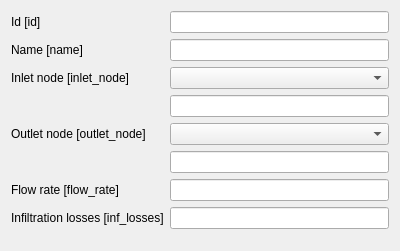
<?xml version="1.0" encoding="UTF-8"?>
<ui version="4.0">
 <class>Dialog</class>
 <widget class="QDialog" name="Dialog">
  <property name="geometry">
   <rect>
    <x>0</x>
    <y>0</y>
    <width>400</width>
    <height>251</height>
   </rect>
  </property>
  <property name="windowTitle">
   <string>Dialog</string>
  </property>
  <layout class="QGridLayout" name="gridLayout">
   <item row="6" column="1">
    <widget class="QLineEdit" name="flow_rate">
     <property name="toolTip">
      <string>The fraction of water conveyed from the inlet node</string>
     </property>
    </widget>
   </item>
   <item row="3" column="1">
    <widget class="QLineEdit" name="inlet_node">
     <property name="toolTip">
      <string>The feature id of the inlet node</string>
     </property>
    </widget>
   </item>
   <item row="7" column="0">
    <widget class="QLabel" name="inf_losses_LBL">
     <property name="toolTip">
      <string>The fraction of water lost along the link path</string>
     </property>
     <property name="text">
      <string>Infiltration losses [inf_losses]</string>
     </property>
    </widget>
   </item>
   <item row="7" column="1">
    <widget class="QLineEdit" name="inf_losses">
     <property name="toolTip">
      <string>The fraction of water lost along the link path</string>
     </property>
    </widget>
   </item>
   <item row="1" column="0">
    <widget class="QLabel" name="name_LBL">
     <property name="toolTip">
      <string>The name of the link</string>
     </property>
     <property name="text">
      <string>Name [name]</string>
     </property>
    </widget>
   </item>
   <item row="6" column="0">
    <widget class="QLabel" name="flow_rate_LBL">
     <property name="toolTip">
      <string>The fraction of water conveyed from the inlet node</string>
     </property>
     <property name="text">
      <string>Flow rate [flow_rate]</string>
     </property>
    </widget>
   </item>
   <item row="1" column="1">
    <widget class="QLineEdit" name="name">
     <property name="toolTip">
      <string>The name of the link</string>
     </property>
    </widget>
   </item>
   <item row="0" column="1">
    <widget class="QLineEdit" name="id">
     <property name="enabled">
      <bool>true</bool>
     </property>
     <property name="toolTip">
      <string>Unique link id</string>
     </property>
    </widget>
   </item>
   <item row="2" column="1">
    <widget class="QComboBox" name="inlet_node_CB"/>
   </item>
   <item row="4" column="0">
    <widget class="QLabel" name="outlet_node_LBL">
     <property name="toolTip">
      <string>The feature id of the outlet node</string>
     </property>
     <property name="text">
      <string>Outlet node [outlet_node]</string>
     </property>
    </widget>
   </item>
   <item row="2" column="0">
    <widget class="QLabel" name="inlet_node_LBL">
     <property name="toolTip">
      <string>The feature id of the inlet node</string>
     </property>
     <property name="text">
      <string>Inlet node [inlet_node]</string>
     </property>
    </widget>
   </item>
   <item row="5" column="1">
    <widget class="QLineEdit" name="outlet_node">
     <property name="toolTip">
      <string>The feature id of the outlet node</string>
     </property>
    </widget>
   </item>
   <item row="4" column="1">
    <widget class="QComboBox" name="outlet_node_CB"/>
   </item>
   <item row="0" column="0">
    <widget class="QLabel" name="id_LBL">
     <property name="toolTip">
      <string>Unique feature identifier</string>
     </property>
     <property name="text">
      <string>Id [id]</string>
     </property>
    </widget>
   </item>
   <item row="8" column="1">
    <spacer name="verticalSpacer">
     <property name="orientation">
      <enum>Qt::Vertical</enum>
     </property>
     <property name="sizeHint" stdset="0">
      <size>
       <width>20</width>
       <height>40</height>
      </size>
     </property>
    </spacer>
   </item>
  </layout>
 </widget>
 <resources/>
 <connections/>
</ui>
